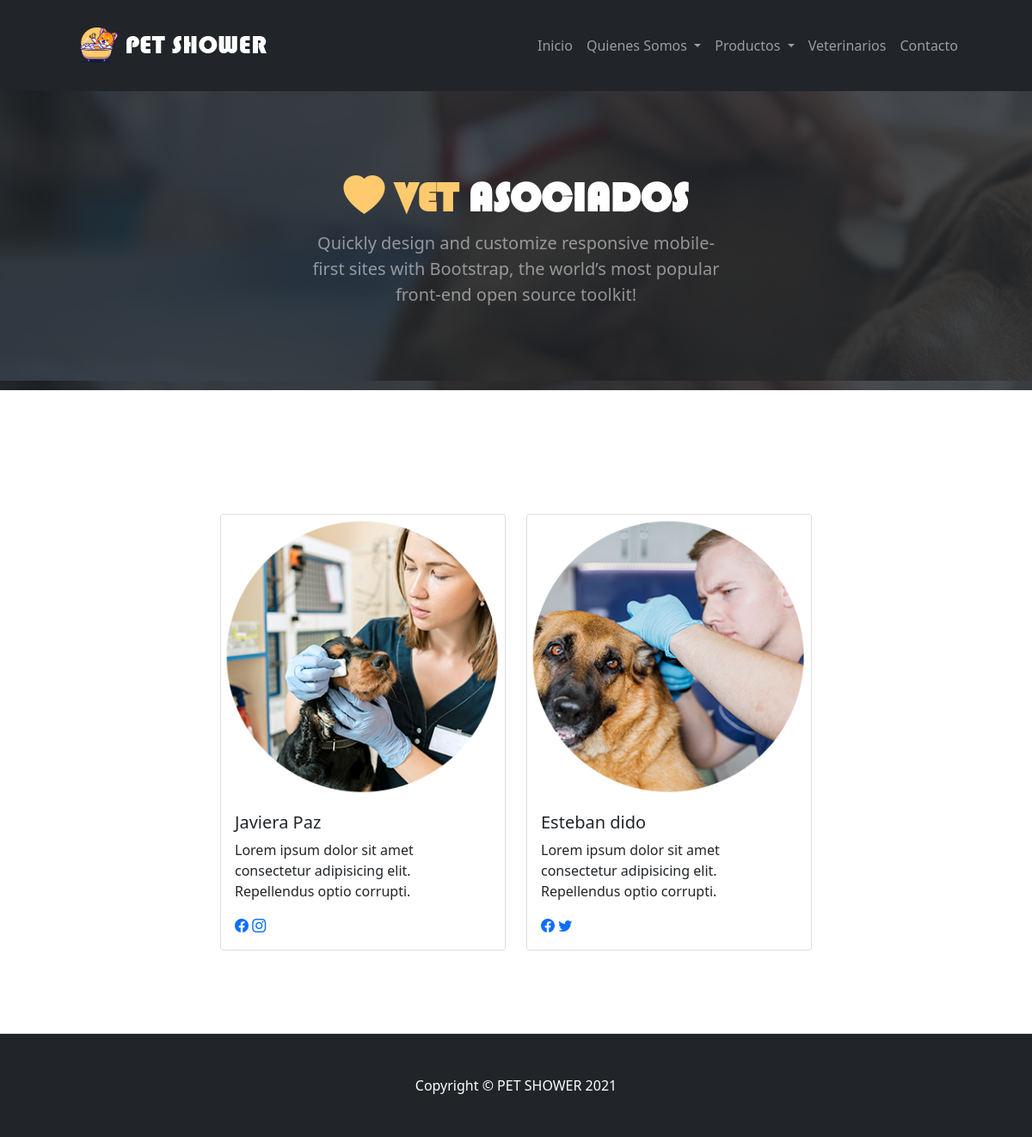
Page /socio_user/ on the committed database.
### crud_veterinarios/models.py (models this page shows, shortened)
class Veterinarios(models.Model):
    idVeterinario = models.IntegerField(primary_key=True, verbose_name='ID')
    nombre = models.CharField(verbose_name='Nombre',max_length=50)
    descripcion = models.TextField(verbose_name='Descripción')
    image_veterinario = models.ImageField(verbose_name='Imagen', upload_to='projects', null=True,blank=True)
    link_facebook = models.URLField(verbose_name='URL Link Facebook',null=True,blank=True)
    link_instagram = models.URLField(verbose_name='URL Link Instagram',null=True,blank=True)
    link_whatsapp = models.URLField(verbose_name='URL Link Whatsapp',null=True,blank=True)
    link_twitter = models.URLField(verbose_name='URL Link Twitter',null=True,blank=True)
    create = models.DateTimeField(verbose_name='Fecha Creación',auto_now_add=True)
    updated = models.DateTimeField(verbose_name='Fecha Actualización',auto_now=True)
    class Meta:
        verbose_name='Veterinario Socio'
        verbose_name_plural='Veterinarios Socios'
        ordering = ['idVeterinario']

### crud_veterinarios/views.py (the view)
# urls.py: path('socio_user/', crud_veterinarios_views.socios_user, name='socio_user'),
def socios_user(request):
    veterinario = Veterinarios.objects.all()
    return render(request, "crud_veterinarios/veterinarios_socios_user.html",{'veterinario':veterinario})

### crud_veterinarios/templates/crud_veterinarios/veterinarios_socios_user.html (shortened to what this page needs)
        {% extends 'core/base_user.html' %}
        {% load static %}
        {% block img-header %} {% static 'core/assets/veterinario/bg_header_v5.jpg' %} {% endblock %}
        {% block text_header %}
            <h1 class="display-5 fw-bolder text-white mb-2 animate__animated animate__slideInLeft"><span class="title_color"><i class="bi bi-heart-fill"></i> VET</span> ASOCIADOS</h1>
            <p class="lead text-white-50 mb-4 animate__animated animate__slideInLeft">Quickly design and customize responsive mobile-first sites with Bootstrap, the world’s most popular front-end open source toolkit!</p>
        {% endblock %}
        {% block contenido %}
        <div class="row row-cols-1 row-cols-md-2 g-4 justify-content-center">
            {% for v in veterinario %}
            <div class="col-lg-4">
              <div class="card">
                {% if v.image_veterinario %}
                    <img src="{{v.image_veterinario.url}}" class="card-img-top" alt="Imagen_Integrante">
                {% else %}
                    <img src="{% static 'core/assets/veterinario/imagen_not_found.png' %}" alt="Imagen_Integrante">
                {% endif %}
                <div class="card-body">
                  <h5 class="card-title">{{v.nombre}}</h5>
                  <p class="card-text">{{v.descripcion}}</p>
                  <div class="col-lg-12">
                    <div class="row">
                        <div class="">
                                {% if v.link_facebook %}
                                <a href="{{v.link_facebook}}" target="_blank"><i class="bi bi-facebook"></i></a>
                                {% endif %}
                                {% if v.link_instagram %}
                                <a href="{{v.link_instagram}}" target="_blank"><i class="bi bi-instagram"></i></a>
                                {% endif %}
                                {% if v.link_twitter %}
                                <a href="{{v.link_twitter}}" target="_blank"><i class="bi bi-twitter"></i></a>
                                {% endif %}
                        </div>
                    </div>
                </div>
                </div>
              </div>
            </div>
            {% endfor %}
          </div>
        {% endblock %}

### core/static/core/css/my_3.css (style rules this page uses)
.title_color { color: #ffca6e; }
.banner h1 { font-family: bauhaus; }

### rows in the picture
Veterinarios: image_veterinario (picture), nombre "Javiera Paz", descripcion "Lorem ipsum dolor sit amet consectetur adipisicing elit. Repellendus optio corrupti."
Veterinarios: image_veterinario (picture), nombre "Esteban dido", descripcion "Lorem ipsum dolor sit amet consectetur adipisicing elit. Repellendus optio corrupti."
